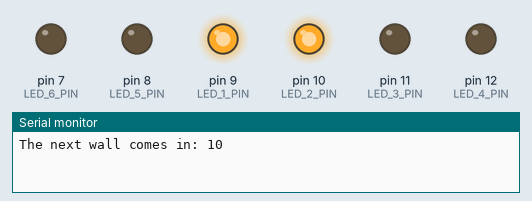
Recording of a sketch running on a simulated Arduino Uno, built with avr-gcc and run on an emulated ATmega328P. Shown: output pins drawn as LEDs (lit = HIGH), the last lines printed to the serial monitor.

Above: at 0.05 s.
At 15.0 s:
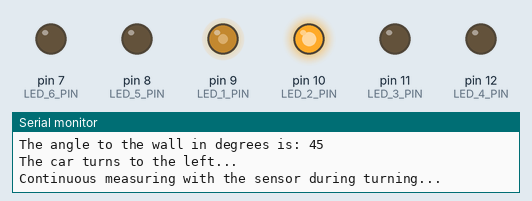
Timing chart, 0 to 19.6 s (numbered marks = the images above):
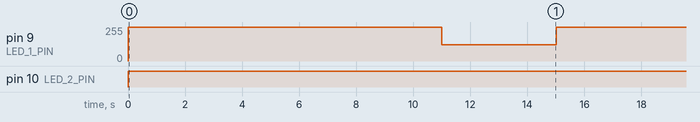

Measured:
- by itself, pin 9 (LED_1_PIN): repeats every 17.0 s: 123/255 4.0 s, 255/255 13.0 s
- by itself, pin 10 (LED_2_PIN): LOW → HIGH at 0.00 s

The sketch:

Testcode_Superloop_Roomscanning.ino
```cpp
int angle_to_wall = 0;
int old_angle = 0;
int distance_wall = 0; //the sensor will read the value in here
int countdown_meters = 10; //will be used instead of actual measurements of the distance to the next wall

//LEDs to simulate the motors actions in the code:
#define LED_1_PIN 9 //stands for the wheels on the left side
#define LED_2_PIN 10 //stands for the wheels on the right side
#define LED_3_PIN 11 //stands for forward movement (all wheels on same speed)
#define LED_4_PIN 12 //stands for backwards movement (all wheels on same speed, motors spin in other direction)
#define LED_5_PIN 8 //stands for halting the vehicle; all motors stand still
#define LED_6_PIN 7 //stands for starting the vehicle

//global constants for the input, will later be replaced by the inputs from the sensor:
#define INPUT_ANGLE_WALL 45


void powerOffLEDs()
{
//function to make sure all LEDs are off when we begin
digitalWrite(LED_1_PIN, LOW);
digitalWrite(LED_2_PIN, LOW);
digitalWrite(LED_3_PIN, LOW);
digitalWrite(LED_4_PIN, LOW);
digitalWrite(LED_5_PIN, LOW);
digitalWrite(LED_6_PIN, LOW);
}

void setup() {
  // put your setup code here, to run once:
//Start serial with the chosen Baudrate. We need the serial monitor to controll the outputs:
Serial.begin(9600);
//set the LEDs as outputs:
pinMode(LED_1_PIN, OUTPUT);
pinMode(LED_2_PIN, OUTPUT);
pinMode(LED_3_PIN, OUTPUT);
pinMode(LED_4_PIN, OUTPUT);
pinMode(LED_5_PIN, OUTPUT);
pinMode(LED_6_PIN, OUTPUT);
powerOffLEDs();
}

void calculate_deflection_angle()
{
  angle_to_wall = INPUT_ANGLE_WALL;


}

void read_sensor_input()
{
  /*
   * in here the programm will continuously check for new sensoric input.
   * Since we don't have the sensor yet and don't know how to operate it, we can't really guess how the code will
   * look.
   * However, we researched on the internet and found code that used a loop to continuously check on the sensor.
   * it looked a bit like this:
   *
   * distance = readPing();
   * delay(100);
   * distance = readPing();
   * delay(100);
   * distance = readPing();
   * delay(100);
   *
   * we decided to keep this part in the code for later reference, in case it becomes useful.
   */
   angle_to_wall = INPUT_ANGLE_WALL;
   return angle_to_wall;
}

void Countdown_distance_wall()
{
  //will be used to simulate how the car drives towards a wall
  int ix;
  for (ix = countdown_meters; ix >= 1; ix--)
  {
    Serial.print("The next wall comes in: ");
    Serial.println(ix);
    delay(1000);
  }
  Serial.println("Close to wall,initiate turning.");
  delay(1000); //delay for better observation reasons. This is a simulation to understand better.
}

void Turn_left()
{
   analogWrite(LED_1_PIN, 123);
   analogWrite(LED_2_PIN, 255);
}

void Turn_right()
{
   analogWrite(LED_2_PIN, 123);
   analogWrite(LED_1_PIN, 255);
}

void Move_forward()
{
   analogWrite(LED_2_PIN, 255);
   analogWrite(LED_1_PIN, 255);
}

void loop() {
  // this is our superloop:
  Move_forward();
  Countdown_distance_wall();
  read_sensor_input();
  Serial.print("The angle to the wall in degrees is: ");
  Serial.println(angle_to_wall);
  old_angle = angle_to_wall;
  //We are not sure if the sensor can measure the angle from the next wall to both sides. Again, this will become a lot clearer
  //with actual hardware. For this simulation we assume the sensor measures the angle to the right side of the car.
  //To show that the car needs to deflect in the right or left direction depending on the angle that it hits the wall with,
  //we included the following if-statement:
  if (angle_to_wall > 90)
  {
    Turn_right();
    Serial.println("The car turns to the right.");
    delay(2000); //delay for better observation reasons. This is a simulation to understand better.
  }
  else
  {
    Turn_left();
    Serial.println("The car turns to the left...");
    delay(2000); //delay for better observation reasons. This is a simulation to understand better.
  }
  read_sensor_input();
  Serial.println("Continuous measuring with the sensor during turning...");
  delay(2000); //delay for better observation reasons. This is a simulation to understand better.
  if (angle_to_wall == old_angle)
  {
    Move_forward();
    Serial.println("The deflection angle now equals the incoming angle.");
    delay(1000); //delay for better observation reasons. This is a simulation to understand better.
    Serial.println("Driving straight again.");
    Serial.println('\n');
  }
  delay(1000); //delay for better observation reasons. This is a simulation to understand better.

}
```
